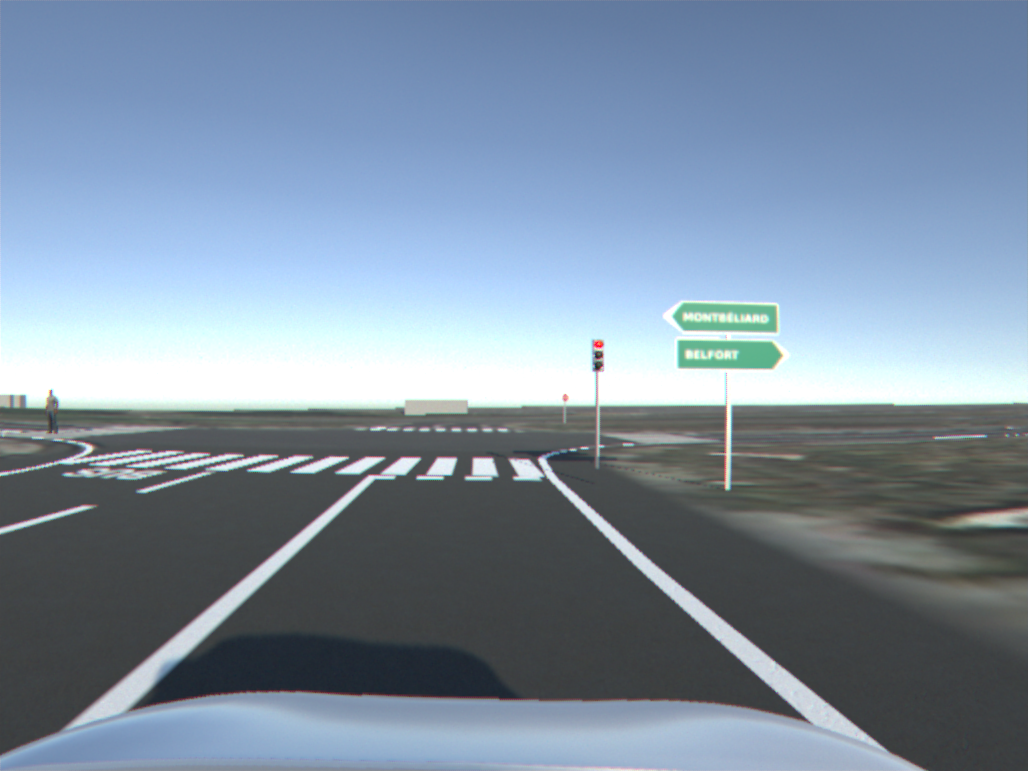
#> input picture image.png, 1028 x 771 px
$ jupyter execute script3.ipynb
#> lines starting #> are read from the running program, lines starting #| are printed output that depends on the picture
[cell 1]
import cv2
import numpy as np
import matplotlib.pyplot as plt

[cell 2]
img = cv2.imread('image.png')
#> img is the input picture: shape (771, 1028, 3); mean B, G, R 160.9, 142.8, 125.7
img = cv2.cvtColor(img, cv2.COLOR_BGR2GRAY)
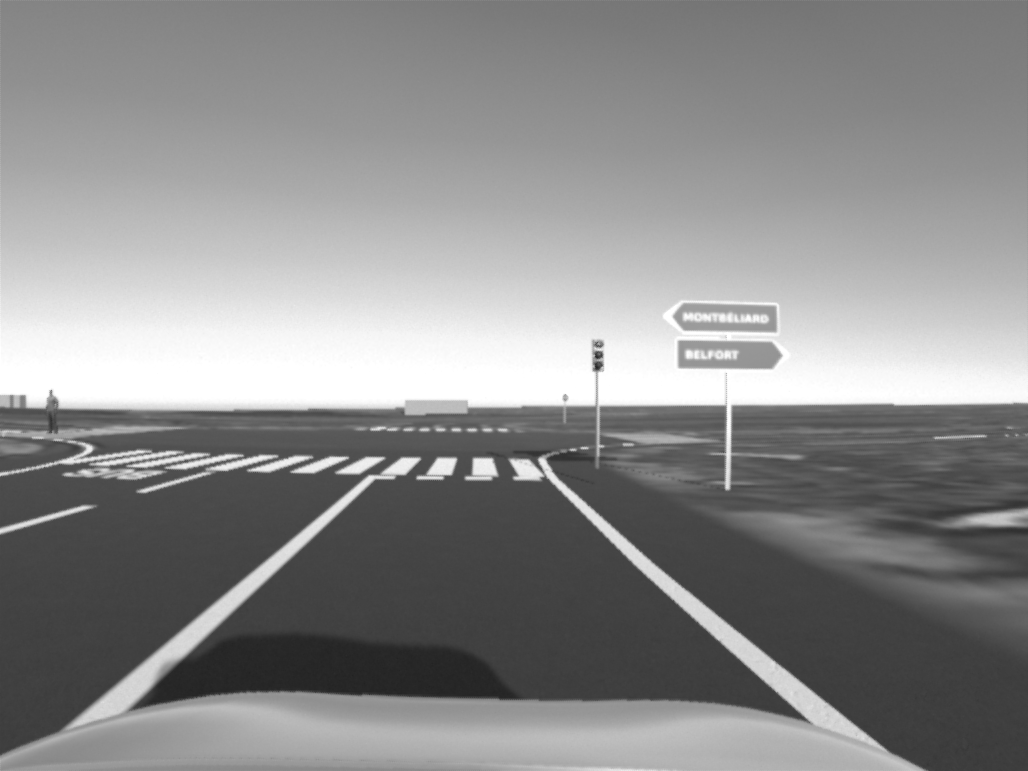
#> img: shape (771, 1028); min 34, max 255, mean 139.7

print(img.shape)
#| (771, 1028)

plt.imshow(img, cmap='gray')

Calibration matrices

[cell 3]
K = np.array([  [1124.66943359375, 0.0, 505.781982421875],
                [0.0, 1124.6165771484375, 387.8110046386719],
                [0.0, 0.0, 1.0]])

T_cam_to_ground = np.array([[ 0.99991969 , 0.01149682 ,-0.00533206 , 0.05419943],
 [ 0.00510958 , 0.01929436 , 0.99980079 , 1.96159697],
 [ 0.0115974  ,-0.99974774  ,0.01923406  ,1.55057154],
    [ 0.          ,0.          ,0.          ,1.        ]])


print(K)
print(T_cam_to_ground)

[cell 4]
pts_ground = np.array([[0., 0., 0., 1.],
                       [1., 0., 0., 1.],
                       [0., 1., 0., 1.],
                       [1., 1., 0., 1.]])

# put sqare in front of camera
# pts_ground += np.array([-0.5, 8., 0., 0.])

pts_ground = pts_ground.T


print(pts_ground)

[cell 5]
# plot in 3D
from mpl_toolkits.mplot3d import Axes3D
fig = plt.figure()
ax = fig.add_subplot(111, projection='3d')
ax.scatter(pts_ground[0,:], pts_ground[1,:], pts_ground[2,:], c='r', marker='o')
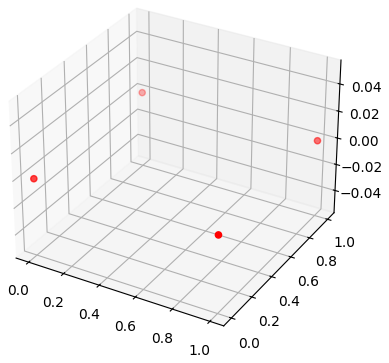
#> figure drawn by matplotlib, 1 panel

[cell 6]
pts_cam = np.linalg.inv(T_cam_to_ground) @ pts_ground
print(pts_cam)

[cell 7]
print(pts_cam[1,:])
# plot in 3D
fig = plt.figure()
ax = fig.add_subplot(111, projection='3d')

ax.scatter(pts_cam[0,:], pts_cam[1,:], pts_cam[2,:], c='r', marker='o')

ax.set_box_aspect([ub - lb for lb, ub in (getattr(ax, f'get_{a}lim')() for a in 'xyz')])
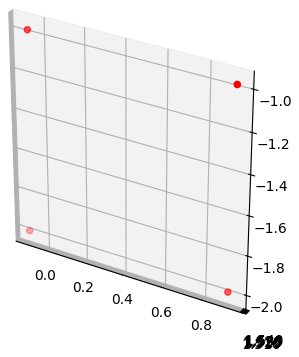
#> figure drawn by matplotlib, 1 panel

Projection

[cell 8]
pts_sensor = pts_cam[:2] / pts_cam[2]
pts_sensor = np.vstack((pts_sensor, np.ones((1,4))))
print(pts_sensor)

[cell 9]
# plot in 2D
fig = plt.figure()
ax = fig.add_subplot(111)
ax.scatter(pts_sensor[0,:], pts_sensor[1,:], c='r', marker='o')
ax.set_aspect('equal')
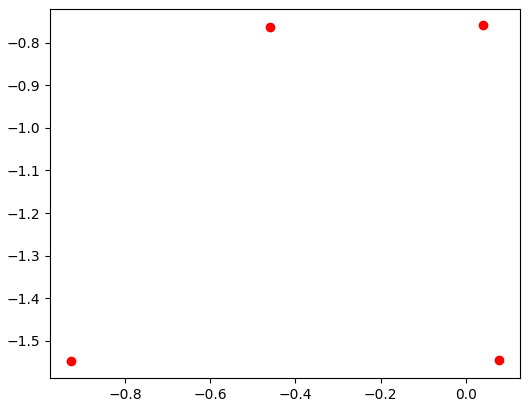
#> figure drawn by matplotlib, 1 panel

capeur -> image

[cell 10]
pts_img = K @ pts_cam[:3]
pts_img = pts_img / pts_img[2]
print(pts_img)

[cell 11]
# plot in 2D
fig = plt.figure()
ax = fig.add_subplot(111)
ax.scatter(pts_img[0,:], pts_img[1,:], c='r', marker='o')
ax.set_aspect('equal')
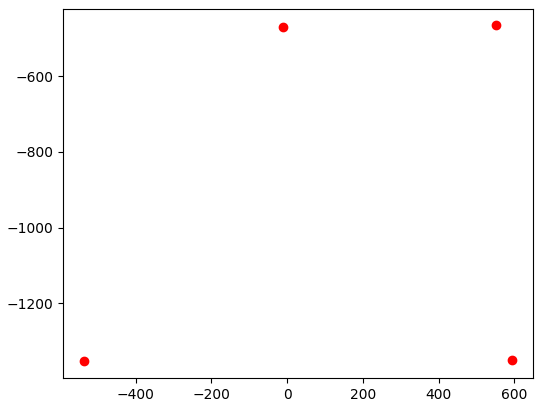
#> figure drawn by matplotlib, 1 panel

Calculer l'homographie

[cell 12]
scale = 20
offset_hori = min(pts_ground[0,:])
print(offset_hori)

pts_ground_viz = pts_ground[:2].copy()
pts_ground_viz *= scale
pts_ground_viz = pts_ground_viz.T.astype(np.float32)

print(pts_img[:2].T.astype(np.float32))
print(pts_ground_viz)

# permet que l'image ne soit pas positionnée par rapport au carré, qui lui est exprimé par rapport au coin à gauche de l'image
user_offset = np.array([500., 0.])
pts_ground_viz += user_offset
print(pts_ground_viz)

H = cv2.getPerspectiveTransform(pts_img[:2].T.astype(np.float32), pts_ground_viz)
print(H)

Projeter image

[cell 13]
img_warped = cv2.warpPerspective(img, H, (1000, 1000))
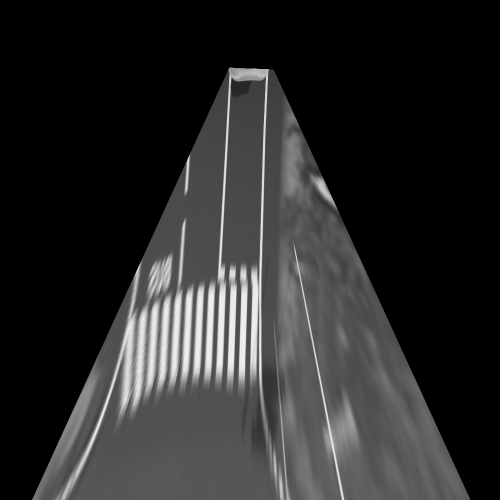
#> img_warped: shape (1000, 1000) (shown at 1/2 size); min 0, max 245, mean 42
plt.imshow(img_warped, cmap='gray')
